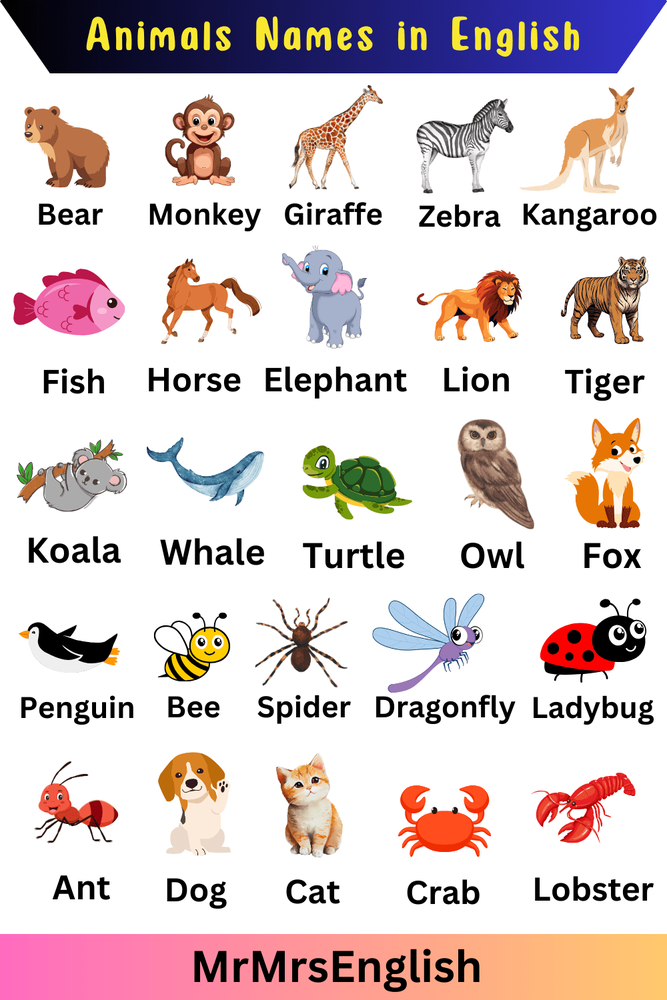
#> input picture images/07.png, 667 x 1000 px, shrunk from 1000 x 1500 before the run, found by its file name
$ jupyter execute Baitap18.ipynb
#> lines starting #> are read from the running program, lines starting #| are printed output that depends on the picture; after the words box and inside, x2 and y2 are one past the last pixel; in counts of white or black regions, pixels touching at a corner belong together
[cell 1]
import numpy as np
import matplotlib.pyplot as plt
from scipy import ndimage
from PIL import Image

my_path = "../ThiGiacMayTinh/images/07.png"
img = Image.open(my_path)
#> img is the input picture: PIL image 667x1000 RGB; mean R, G, B 219.5, 205.9, 205.3

gray_img = img.convert('L')
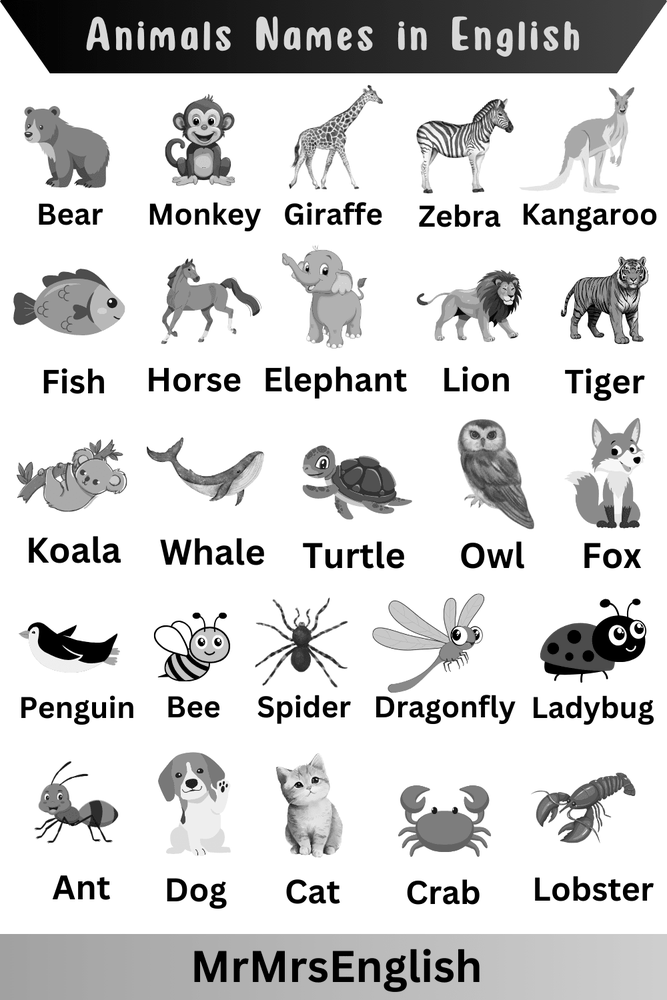
#> gray_img: PIL image 667x1000 L; min 0, max 255, mean 209.9

img_arr = np.array(gray_img)

binary_img = 1 * (img_arr > 200)
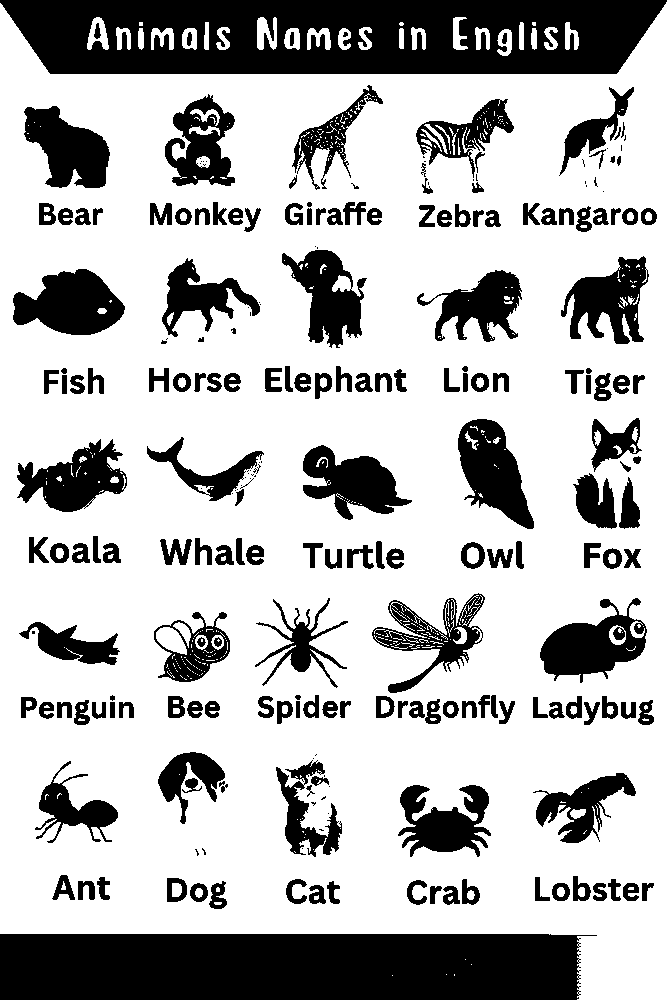
#> binary_img: shape (1000, 667) int64; values 0 (black) and 1 (white), 72.1% white; 246 black regions (57 under 20 px), largest, box (x1, y1, x2, y2) and area: (0, 0, 667, 74) 40746, (0, 934, 597, 1000) 38162, (13, 269, 125, 335) 4933

labeled_img, num_features = ndimage.label(binary_img)
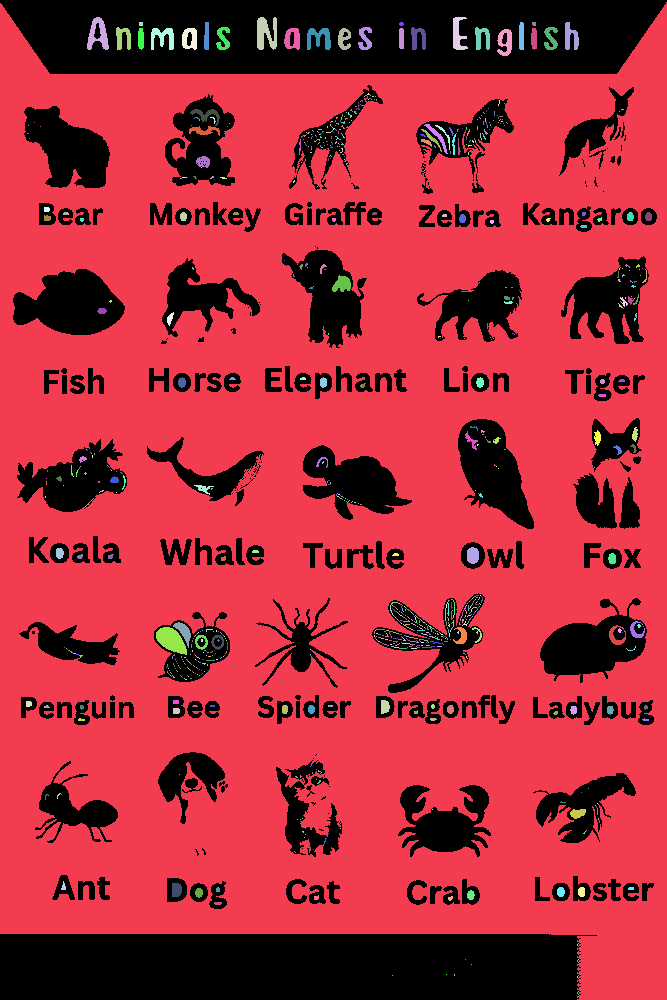
#> labeled_img: shape (1000, 667) int32; 984 distinct labels, from 0 to 983; one colour per label, 0 black
#> num_features = 983

fig, axs = plt.subplots(3, 1, figsize=(30, 30))

plt.subplot(3, 1, 1)
plt.imshow(img_arr, cmap='gray')
plt.title('Original Image')

plt.subplot(3, 1, 2)
plt.imshow(binary_img, cmap='gray')
plt.title('Binary Image')

plt.subplot(3, 1, 3)
plt.imshow(labeled_img, cmap='gray')
plt.title(f'Labeled ({num_features}) features')
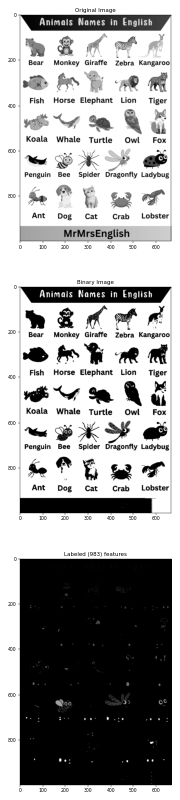
#> figure drawn by matplotlib, 3 panels

[cell 2]
import numpy as np
import matplotlib.pyplot as plt
from scipy import ndimage
from PIL import Image

my_path = "../ThiGiacMayTinh/images/07.png"
img = Image.open(my_path)

gray_img = img.convert('L')

img_arr = np.array(gray_img)

binary_img = 1 * (img_arr > 200)

opened_img = ndimage.binary_opening(binary_img, structure=np.ones((3, 3)))
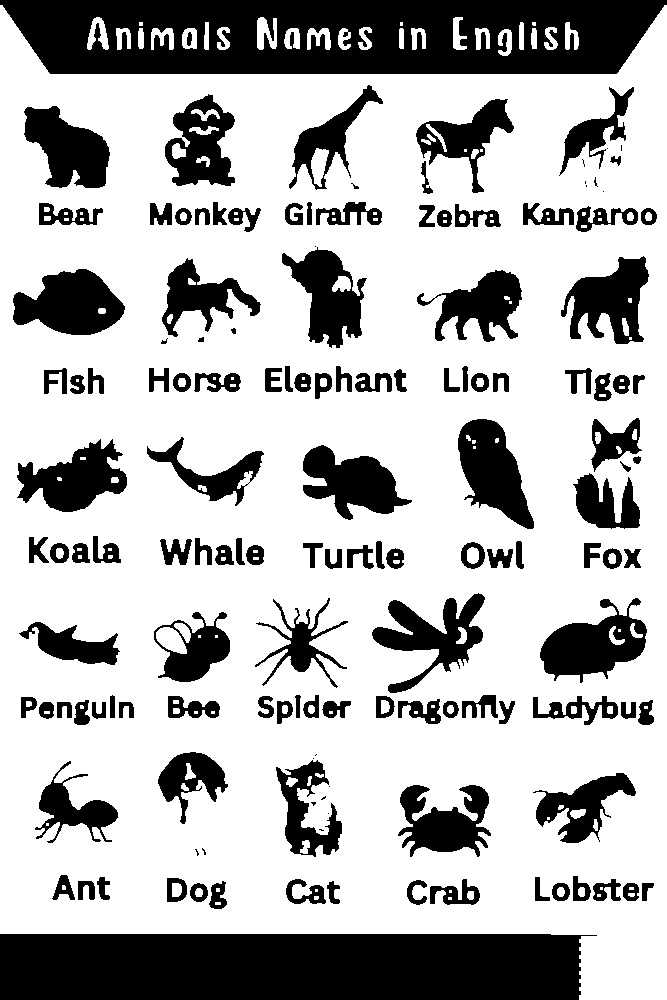
#> opened_img: shape (1000, 667) bool; 71.2% white; 147 black regions (18 under 20 px), largest, box (x1, y1, x2, y2) and area: (0, 0, 667, 74) 41005, (0, 934, 597, 1000) 38266, (13, 269, 125, 335) 4948

labeled_img, num_features = ndimage.label(opened_img)
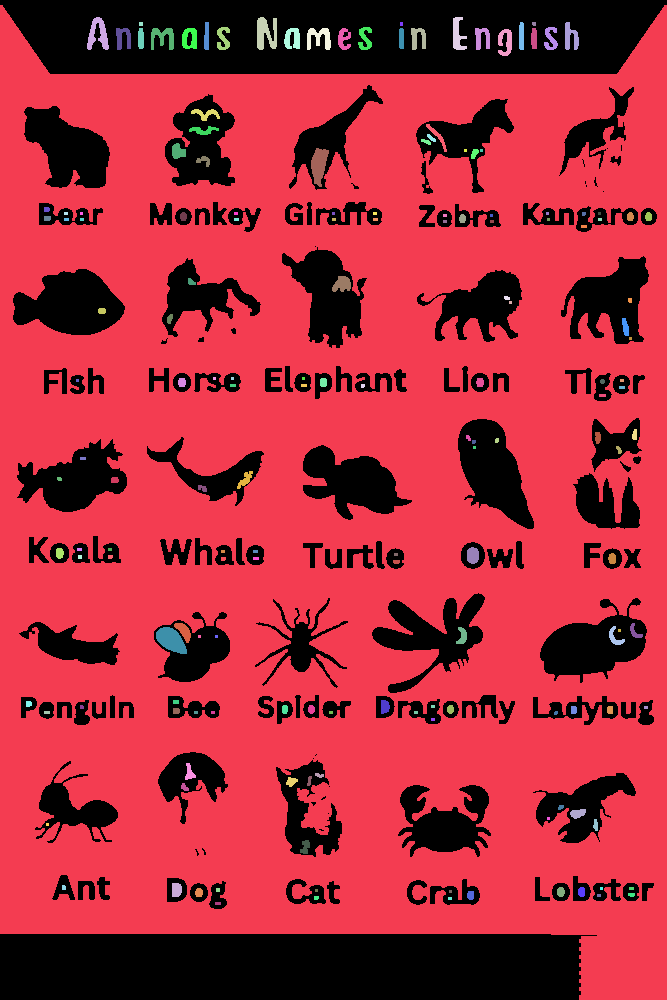
#> labeled_img: shape (1000, 667) int32; 165 distinct labels, from 0 to 164; one colour per label, 0 black
#> num_features = 164

fig, axs = plt.subplots(3, 1, figsize=(30, 30))

plt.subplot(4, 1, 1)
plt.imshow(gray_img, cmap='gray')
plt.title('Original Image')

plt.subplot(4, 1, 2)
plt.imshow(binary_img, cmap='gray')
plt.title('Binary Image')

plt.subplot(4, 1, 3)
plt.imshow(opened_img, cmap='gray')
plt.title('Opened Image')

plt.subplot(4, 1, 4)
plt.imshow(labeled_img, cmap='gray')
plt.title(f'Labeled ({num_features}) features')

$ run again, with images/01.jpeg saved as images/07.png
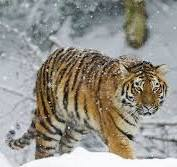
#> input picture images/01.jpeg, 177 x 167 px, found by its file name
#> img is the input picture: PIL image 177x167 RGB; mean R, G, B 149.2, 145.9, 138
#> binary_img: shape (167, 177) int64; values 0 (black) and 1 (white), 9.2% white; 185 white regions (177 under 20 px), largest, box (x1, y1, x2, y2) and area: (0, 143, 177, 167) 1931, (0, 84, 23, 92) 56, (3, 122, 14, 133) 53
#> `labeled_img, num_features = ndimage.label(binary_img)`:
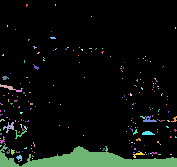
#> labeled_img: shape (167, 177) int32; 221 distinct labels, from 0 to 220; one colour per label, 0 black
#> `labeled_img, num_features = ndimage.label(binary_img)`: num_features = 220
#> opened_img: shape (167, 177) bool; 6.6% white; 9 white regions (6 under 20 px), largest, box (x1, y1, x2, y2) and area: (23, 147, 177, 167) 1678, (0, 153, 19, 167) 170, (143, 131, 152, 135) 32
#> `labeled_img, num_features = ndimage.label(opened_img)`:
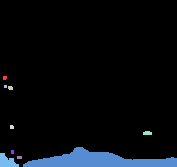
#> labeled_img: shape (167, 177) int32; 10 distinct labels, from 0 to 9; one colour per label, 0 black
#> `labeled_img, num_features = ndimage.label(opened_img)`: num_features = 9

$ run again, with images/02.jpeg saved as images/07.png
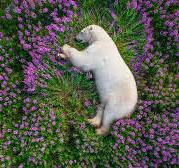
#> input picture images/02.jpeg, 179 x 168 px, found by its file name
#> img is the input picture: PIL image 179x168 RGB; mean R, G, B 87, 89.6, 77.1
#> binary_img: shape (168, 179) int64; values 0 (black) and 1 (white), 6.4% white; 16 white regions (14 under 20 px), largest, box (x1, y1, x2, y2) and area: (63, 25, 137, 113) 1821, (109, 91, 121, 105) 75
#> `labeled_img, num_features = ndimage.label(binary_img)`:
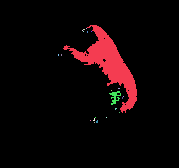
#> labeled_img: shape (168, 179) int32; 23 distinct labels, from 0 to 22; one colour per label, 0 black
#> `labeled_img, num_features = ndimage.label(binary_img)`: num_features = 22
#> `opened_img = ndimage.binary_opening(binary_img, structure=np.ones((3, ..`:
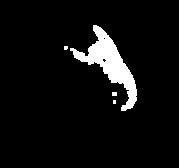
#> opened_img: shape (168, 179) bool; 5.9% white; 4 white regions (2 under 20 px), largest, box (x1, y1, x2, y2) and area: (70, 25, 137, 111) 1726, (112, 92, 117, 96) 20
#> `labeled_img, num_features = ndimage.label(opened_img)`: num_features = 4

$ run again, with images/03.jpeg saved as images/07.png
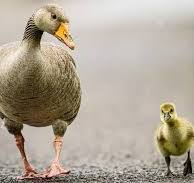
#> input picture images/03.jpeg, 194 x 183 px, found by its file name
#> img is the input picture: PIL image 194x183 RGB; mean R, G, B 176, 165.7, 150.6
#> `binary_img = 1 * (img_arr > 200)`:
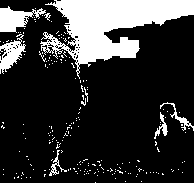
#> binary_img: shape (183, 194) int64; values 0 (black) and 1 (white), 20.5% white; 203 white regions (195 under 20 px), largest, box (x1, y1, x2, y2) and area: (40, 0, 194, 79) 5343, (0, 6, 46, 33) 624, (0, 34, 26, 74) 484
#> `labeled_img, num_features = ndimage.label(binary_img)`: num_features = 316
#> opened_img: shape (183, 194) bool; 16.9% white; 17 white regions (11 under 20 px), largest, box (x1, y1, x2, y2) and area: (55, 0, 194, 64) 4859, (0, 8, 32, 32) 532, (0, 41, 25, 69) 371, (175, 116, 187, 125) 58, (162, 124, 167, 135) 45, (51, 39, 59, 46) 33
#> `labeled_img, num_features = ndimage.label(opened_img)`:
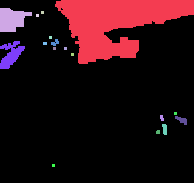
#> labeled_img: shape (183, 194) int32; 18 distinct labels, from 0 to 17; one colour per label, 0 black
#> `labeled_img, num_features = ndimage.label(opened_img)`: num_features = 17
